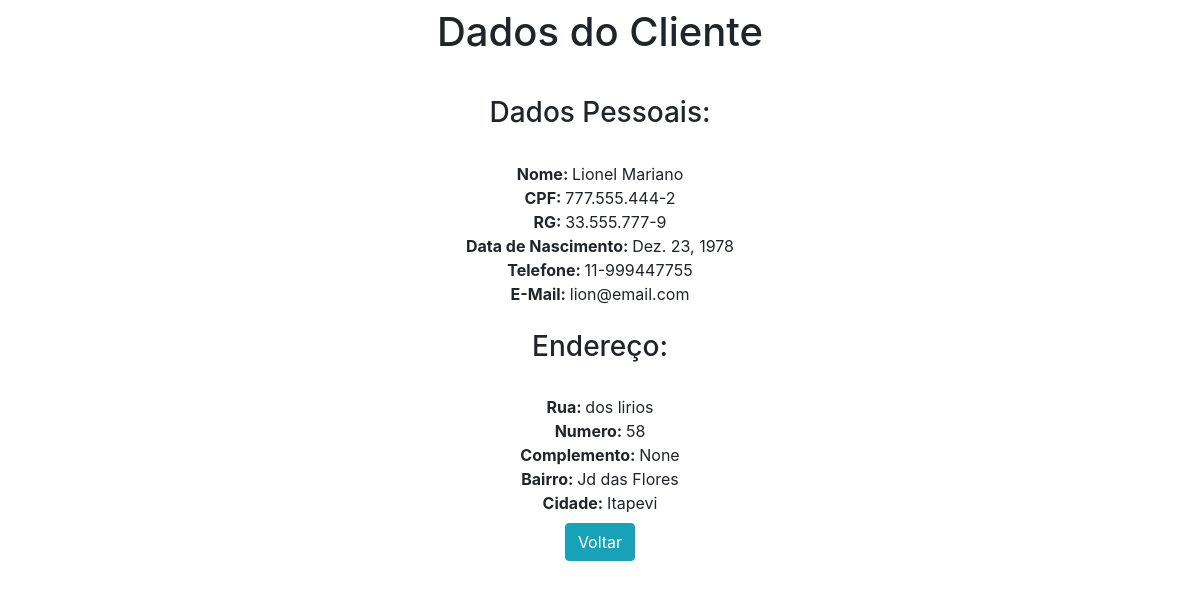
Page /view/4/ on the committed database.
### app/models.py (models this page shows)
class Cliente(models.Model):
    nome = models.CharField('Nome', max_length=150)
    cpf = models.CharField('CPF', unique=True, max_length=20)
    rg = models.CharField('RG', unique=True, max_length=15)
    data_nasc = models.DateField('Data de Nascimento')
    telefone = models.CharField('Telefone', unique=True,  max_length=15)
    email = models.CharField('Email', max_length=50, null=True, blank=True)
    rua = models.CharField('Rua', max_length=150)
    numero = models.CharField('Numero', max_length=10)
    complemento = models.CharField('Complemento', max_length=120, null=True,blank=True)
    bairro = models.CharField('Bairro', max_length=100)
    cidade = models.CharField('Cidade', default='Itapevi', max_length=50)

### app/views.py (the view)
# urls.py: path('view/<int:pk>/', view, name='view'),
def view(request, pk):
    data = {}
    data['db'] = Cliente.objects.get(pk=pk)
    return render(request, 'view.html', data)

### app/templates/view.html (shortened to what this page needs)
<!DOCTYPE html>
<html lang="pt-br">
<head>
    <link rel="stylesheet" href="https://stackpath.bootstrapcdn.com/bootstrap/4.4.1/css/bootstrap.min.css">
</head>
<body>
    <div class="col-8 m-auto pt-2 pb-2 text-center">
        <h1>Dados do Cliente</h1>
    </div>
    <div class="col-8 m-auto pt-4 pb-2 text-center">
        <h3>Dados Pessoais:</h3><br>
        <strong>Nome: </strong>{{db.nome}}<br>
        <strong>CPF: </strong>{{db.cpf}}<br>
        <strong>RG: </strong>{{db.rg}}<br>
        <strong>Data de Nascimento: </strong>{{db.data_nasc}}<br>
        <strong>Telefone: </strong>{{db.telefone}}<br>
        <strong>E-Mail: </strong>{{db.email}}<br>
        <br><h3>Endereço:</h3><br>
        <strong>Rua: </strong>{{db.rua}}<br>
        <strong>Numero: </strong>{{db.numero}}<br>
        <strong>Complemento: </strong>{{db.complemento}}<br>
        <strong>Bairro: </strong>{{db.bairro}}<br>
        <strong>Cidade: </strong>{{db.cidade}}<br>
    </div>
    <div class="col-8 m-auto pb-2 text-center">
        <a href="/" class="btn btn-info"> Voltar</a>
    </div>
</body>
</html>

### rows in the picture
Cliente: nome "Lionel Mariano", cpf "777.555.444-2", rg "33.555.777-9", data_nasc "Dez. 23, 1978", telefone "11-999447755", email "lion@email.com", rua "dos lirios", numero "58", complemento "None", bairro "Jd das Flores", cidade "Itapevi"
